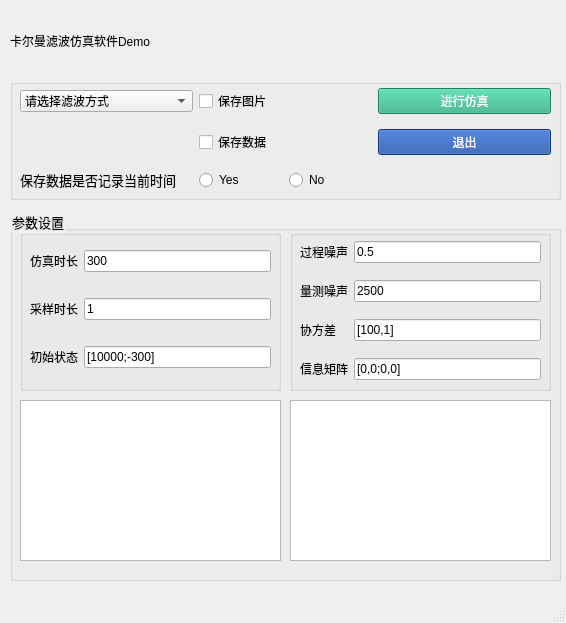
<?xml version="1.0" encoding="UTF-8"?>
<ui version="4.0">
 <class>MainWindow</class>
 <widget class="QMainWindow" name="MainWindow">
  <property name="geometry">
   <rect>
    <x>0</x>
    <y>0</y>
    <width>566</width>
    <height>623</height>
   </rect>
  </property>
  <property name="font">
   <font>
    <family>Segoe UI</family>
   </font>
  </property>
  <property name="windowTitle">
   <string>MainWindow</string>
  </property>
  <property name="styleSheet">
   <string notr="true"/>
  </property>
  <property name="toolButtonStyle">
   <enum>Qt::ToolButtonIconOnly</enum>
  </property>
  <widget class="QWidget" name="centralwidget">
   <widget class="QGroupBox" name="software_group">
    <property name="geometry">
     <rect>
      <x>10</x>
      <y>79</y>
      <width>551</width>
      <height>121</height>
     </rect>
    </property>
    <property name="title">
     <string/>
    </property>
    <widget class="QWidget" name="gridLayoutWidget">
     <property name="geometry">
      <rect>
       <x>10</x>
       <y>0</y>
       <width>531</width>
       <height>121</height>
      </rect>
     </property>
     <layout class="QGridLayout" name="softwaregroup_grid">
      <item row="0" column="2">
       <widget class="QPushButton" name="simu_btn">
        <property name="styleSheet">
         <string notr="true">QPushButton {background-color: #2eaf83;color: white;}</string>
        </property>
        <property name="text">
         <string>进行仿真</string>
        </property>
       </widget>
      </item>
      <item row="1" column="2">
       <widget class="QPushButton" name="exit_btn">
        <property name="styleSheet">
         <string notr="true">QPushButton {background-color: #1b4aa1;color: white;}</string>
        </property>
        <property name="text">
         <string>退出</string>
        </property>
       </widget>
      </item>
      <item row="1" column="1">
       <widget class="QCheckBox" name="save_data_box">
        <property name="text">
         <string>保存数据</string>
        </property>
       </widget>
      </item>
      <item row="2" column="1">
       <layout class="QHBoxLayout" name="yes_or_no_hbox">
        <item>
         <widget class="QRadioButton" name="yes_btn">
          <property name="styleSheet">
           <string notr="true">font: 10pt &quot;Calibri&quot;;</string>
          </property>
          <property name="text">
           <string>Yes</string>
          </property>
         </widget>
        </item>
        <item>
         <widget class="QRadioButton" name="no_btn">
          <property name="styleSheet">
           <string notr="true">font: 10pt &quot;Calibri&quot;;</string>
          </property>
          <property name="text">
           <string>No</string>
          </property>
         </widget>
        </item>
       </layout>
      </item>
      <item row="0" column="0">
       <widget class="QComboBox" name="method_menu">
        <item>
         <property name="text">
          <string>请选择滤波方式</string>
         </property>
        </item>
        <item>
         <property name="text">
          <string>信息滤波</string>
         </property>
        </item>
        <item>
         <property name="text">
          <string>UD滤波</string>
         </property>
        </item>
        <item>
         <property name="text">
          <string>遗忘滤波</string>
         </property>
        </item>
        <item>
         <property name="text">
          <string>自适应遗忘滤波(1)</string>
         </property>
        </item>
        <item>
         <property name="text">
          <string>自适应遗忘滤波(2)</string>
         </property>
        </item>
       </widget>
      </item>
      <item row="0" column="1">
       <widget class="QCheckBox" name="save_fig_box">
        <property name="text">
         <string>保存图片</string>
        </property>
       </widget>
      </item>
      <item row="2" column="0">
       <widget class="QLabel" name="save_time_lab">
        <property name="styleSheet">
         <string notr="true">QLabel {
    font-family: &quot;SimSun&quot;;
    font-size: 10pt;
    qproperty-alignment: AlignCenter;
}</string>
        </property>
        <property name="text">
         <string>保存数据是否记录当前时间</string>
        </property>
       </widget>
      </item>
     </layout>
    </widget>
   </widget>
   <widget class="QGroupBox" name="para_group">
    <property name="geometry">
     <rect>
      <x>10</x>
      <y>210</y>
      <width>551</width>
      <height>371</height>
     </rect>
    </property>
    <property name="styleSheet">
     <string notr="true">QGroupBox {
    font-size: 10pt; 
    qproperty-alignment: AlignCenter;
}</string>
    </property>
    <property name="title">
     <string>参数设置</string>
    </property>
    <widget class="QGroupBox" name="time_group">
     <property name="geometry">
      <rect>
       <x>10</x>
       <y>20</y>
       <width>261</width>
       <height>161</height>
      </rect>
     </property>
     <property name="title">
      <string/>
     </property>
     <widget class="QWidget" name="gridLayoutWidget_2">
      <property name="geometry">
       <rect>
        <x>10</x>
        <y>0</y>
        <width>241</width>
        <height>161</height>
       </rect>
      </property>
      <layout class="QGridLayout" name="timegroup_grid">
       <item row="1" column="0">
        <widget class="QLabel" name="sample_lab">
         <property name="text">
          <string>采样时长</string>
         </property>
        </widget>
       </item>
       <item row="0" column="0">
        <widget class="QLabel" name="simu_lab">
         <property name="text">
          <string>仿真时长</string>
         </property>
        </widget>
       </item>
       <item row="2" column="0">
        <widget class="QLabel" name="init_lab">
         <property name="text">
          <string>初始状态</string>
         </property>
        </widget>
       </item>
       <item row="0" column="1">
        <widget class="QLineEdit" name="simu_edit">
         <property name="styleSheet">
          <string notr="true">QLineEdit {
	font: 10pt &quot;Times New Roman&quot;;
    qproperty-alignment: AlignCenter;
}</string>
         </property>
         <property name="text">
          <string>300</string>
         </property>
        </widget>
       </item>
       <item row="1" column="1">
        <widget class="QLineEdit" name="sample_edit">
         <property name="styleSheet">
          <string notr="true">QLineEdit {
	font: 10pt &quot;Times New Roman&quot;;
    qproperty-alignment: AlignCenter;
}</string>
         </property>
         <property name="text">
          <string>1</string>
         </property>
        </widget>
       </item>
       <item row="2" column="1">
        <widget class="QLineEdit" name="init_edit">
         <property name="styleSheet">
          <string notr="true">QLineEdit {
	font: 10pt &quot;Times New Roman&quot;;
    qproperty-alignment: AlignCenter;
}</string>
         </property>
         <property name="text">
          <string>[10000;-300]</string>
         </property>
        </widget>
       </item>
      </layout>
     </widget>
    </widget>
    <widget class="QGroupBox" name="state_group">
     <property name="geometry">
      <rect>
       <x>280</x>
       <y>20</y>
       <width>261</width>
       <height>161</height>
      </rect>
     </property>
     <property name="title">
      <string/>
     </property>
     <widget class="QWidget" name="gridLayoutWidget_3">
      <property name="geometry">
       <rect>
        <x>10</x>
        <y>0</y>
        <width>241</width>
        <height>161</height>
       </rect>
      </property>
      <layout class="QGridLayout" name="stategroup_grid">
       <item row="0" column="1">
        <widget class="QLineEdit" name="process_edit">
         <property name="styleSheet">
          <string notr="true">QLineEdit {
	font: 10pt &quot;Times New Roman&quot;;
    qproperty-alignment: AlignCenter;
}</string>
         </property>
         <property name="text">
          <string>0.5</string>
         </property>
        </widget>
       </item>
       <item row="2" column="1">
        <widget class="QLineEdit" name="P_edit">
         <property name="styleSheet">
          <string notr="true">QLineEdit {
	font: 10pt &quot;Times New Roman&quot;;
    qproperty-alignment: AlignCenter;
}</string>
         </property>
         <property name="text">
          <string>[100,1]</string>
         </property>
        </widget>
       </item>
       <item row="1" column="1">
        <widget class="QLineEdit" name="measure_edit">
         <property name="styleSheet">
          <string notr="true">QLineEdit {
	font: 10pt &quot;Times New Roman&quot;;
    qproperty-alignment: AlignCenter;
}</string>
         </property>
         <property name="text">
          <string>2500</string>
         </property>
        </widget>
       </item>
       <item row="0" column="0">
        <widget class="QLabel" name="process_lab">
         <property name="text">
          <string>过程噪声</string>
         </property>
        </widget>
       </item>
       <item row="1" column="0">
        <widget class="QLabel" name="measure_lab">
         <property name="text">
          <string>量测噪声</string>
         </property>
        </widget>
       </item>
       <item row="2" column="0">
        <widget class="QLabel" name="P_lab">
         <property name="text">
          <string>协方差</string>
         </property>
        </widget>
       </item>
       <item row="3" column="0">
        <widget class="QLabel" name="info_lab">
         <property name="text">
          <string>信息矩阵</string>
         </property>
        </widget>
       </item>
       <item row="3" column="1">
        <widget class="QLineEdit" name="info_edit">
         <property name="styleSheet">
          <string notr="true">QLineEdit {
	font: 10pt &quot;Times New Roman&quot;;
    qproperty-alignment: AlignCenter;
}</string>
         </property>
         <property name="text">
          <string>[0,0;0,0]</string>
         </property>
        </widget>
       </item>
      </layout>
     </widget>
    </widget>
    <widget class="QGroupBox" name="eq1_group">
     <property name="geometry">
      <rect>
       <x>10</x>
       <y>190</y>
       <width>261</width>
       <height>161</height>
      </rect>
     </property>
     <property name="title">
      <string/>
     </property>
     <widget class="QGraphicsView" name="eq1_disp">
      <property name="geometry">
       <rect>
        <x>0</x>
        <y>0</y>
        <width>261</width>
        <height>161</height>
       </rect>
      </property>
     </widget>
    </widget>
    <widget class="QGroupBox" name="eq2_group">
     <property name="geometry">
      <rect>
       <x>280</x>
       <y>190</y>
       <width>261</width>
       <height>161</height>
      </rect>
     </property>
     <property name="title">
      <string/>
     </property>
     <widget class="QGraphicsView" name="eq2_disp">
      <property name="geometry">
       <rect>
        <x>0</x>
        <y>0</y>
        <width>261</width>
        <height>161</height>
       </rect>
      </property>
     </widget>
    </widget>
   </widget>
   <widget class="QLabel" name="title_lab">
    <property name="geometry">
     <rect>
      <x>10</x>
      <y>10</y>
      <width>551</width>
      <height>61</height>
     </rect>
    </property>
    <property name="styleSheet">
     <string notr="true">QLabel {
	font: 28pt &quot;华文中宋&quot;;
    qproperty-alignment: AlignCenter;  /* 文字居中 */
}
</string>
    </property>
    <property name="text">
     <string>卡尔曼滤波仿真软件Demo</string>
    </property>
   </widget>
  </widget>
  <widget class="QMenuBar" name="menubar">
   <property name="geometry">
    <rect>
     <x>0</x>
     <y>0</y>
     <width>566</width>
     <height>22</height>
    </rect>
   </property>
  </widget>
  <widget class="QStatusBar" name="statusbar"/>
 </widget>
 <resources/>
 <connections/>
</ui>
